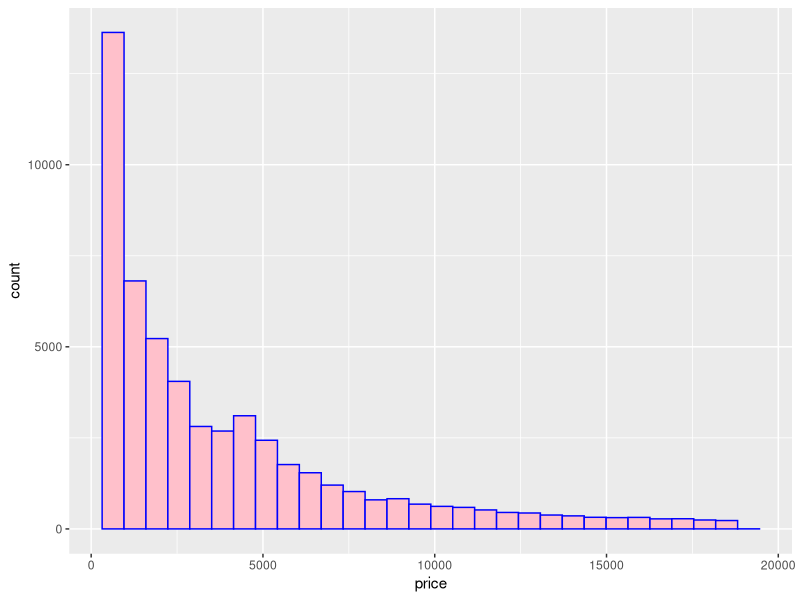
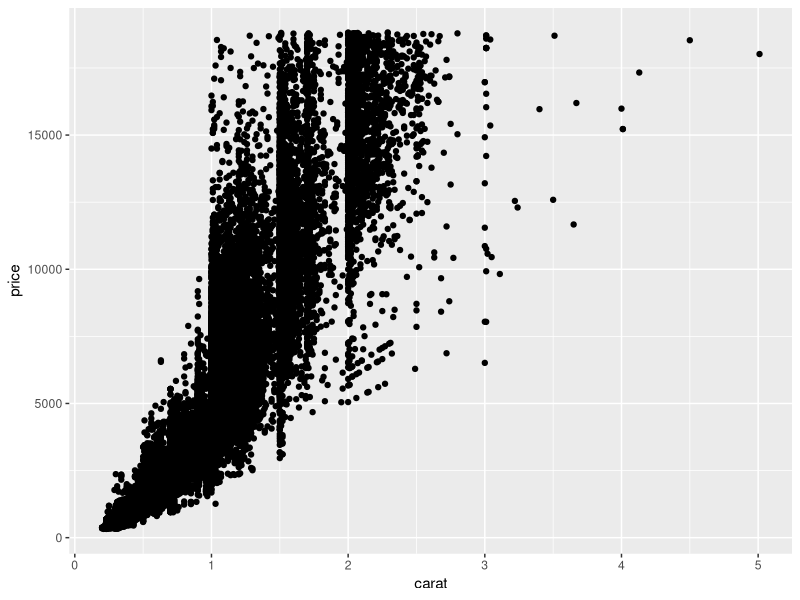

R code for these plots, in order:
## ---- chunk 1
library(ggplot2)
ggplot(data=diamonds, aes(price))+
  geom_histogram(col="blue", fill="pink")
## ---- chunk 2
library(knitr)
kable(mtcars[1:5], caption = "a knitr kable")
## ---- chunk 3
library(ggplot2)
ggplot(diamonds)+
 geom_point(aes(carat, price))
